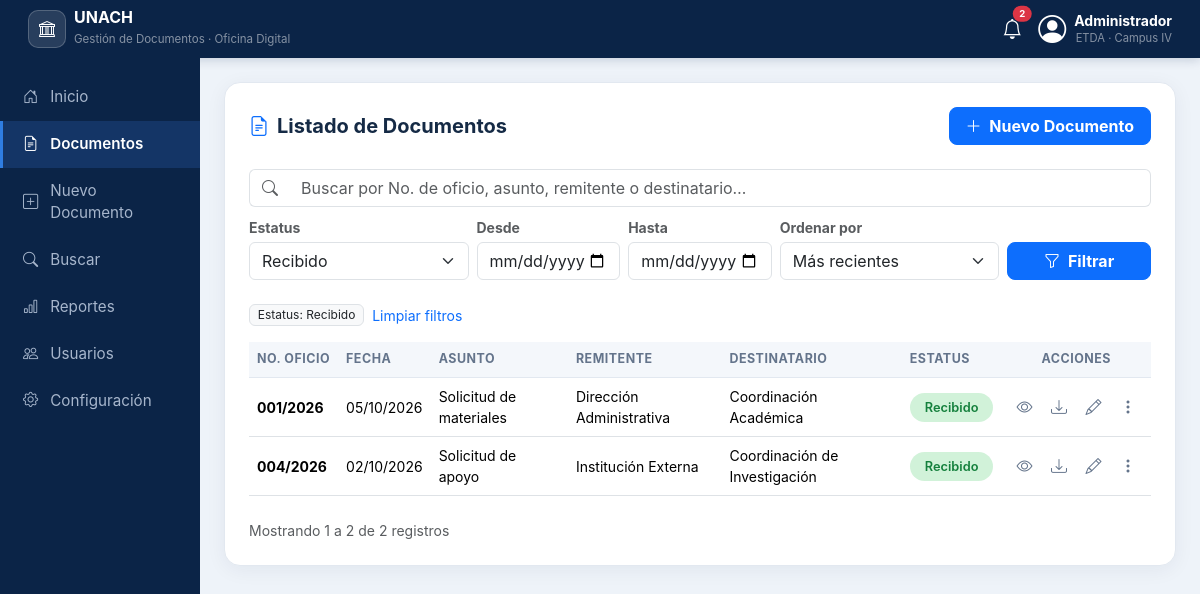
/index.php?vista=documentos&estatus=Recibido, run on the app's committed database.
### tables this page shows
CREATE TABLE IF NOT EXISTS documentos (
    id              INT AUTO_INCREMENT PRIMARY KEY,
    no_oficio       VARCHAR(50)   NOT NULL,
    fecha           DATE          NOT NULL,
    asunto          VARCHAR(255)  NOT NULL,
    remitente       VARCHAR(150)  NOT NULL,
    destinatario    VARCHAR(150)  NOT NULL,
    estatus         ENUM('Recibido','En proceso','Atendido') NOT NULL DEFAULT 'Recibido',
    archivo_pdf     VARCHAR(255)  NOT NULL,
    archivo_nombre  VARCHAR(255)  DEFAULT NULL,
    archivo_tam     INT           DEFAULT 0,
     
     
    archivo_datos   LONGBLOB      DEFAULT NULL,
    creado_en       TIMESTAMP     NOT NULL DEFAULT CURRENT_TIMESTAMP,
    actualizado_en  TIMESTAMP     NOT NULL DEFAULT CURRENT_TIMESTAMP ON UPDATE CURRENT_TIMESTAMP,

     
    INDEX idx_no_oficio    (no_oficio),
    INDEX idx_fecha        (fecha),
    INDEX idx_estatus      (estatus),
    INDEX idx_remitente    (remitente),
    INDEX idx_destinatario (destinatario),
    FULLTEXT KEY ft_busqueda (no_oficio, asunto, remitente, destinatario)
);

### index.php (called while the page is built, shortened)
<?php
require_once __DIR__ . '/includes/funciones.php';
require_once __DIR__ . '/includes/consultas.php';
$vistasDisponibles = [
    'inicio'        => 'inicio.php',
    'documentos'    => 'documentos.php',
    'nuevo'         => 'formulario.php',
    'editar'        => 'formulario.php',
    'buscar'        => 'buscar.php',
    'reportes'      => 'reportes.php',
    'usuarios'      => 'usuarios.php',
    'configuracion' => 'configuracion.php',
];
require __DIR__ . '/includes/header.php';
require __DIR__ . '/vistas/' . $vistasDisponibles[$vista];
require __DIR__ . '/includes/footer.php';

### includes/funciones.php (called while the page is built, shortened)
<?php
function e($texto): string
{
    return htmlspecialchars((string) $texto, ENT_QUOTES, 'UTF-8');
}
function claseEstatus(string $estatus): string
{
    switch ($estatus) {
        case 'En proceso': return 'status-proceso';
        case 'Atendido':   return 'status-atendido';
        default:           return 'status-recibido';
    }
}
function fechaLocal(?string $fecha): string
{
    $ts = strtotime($fecha);
    return $ts ? date('d/m/Y', $ts) : '—';
}
function estatusValidos(): array
{
    return ['Recibido', 'En proceso', 'Atendido'];
}

### includes/consultas.php (called while the page is built, shortened)
<?php
function filtrosDocumentos(array $f): array
{
    $condiciones = ['1=1'];
    $tipos   = '';
    $valores = [];
    if (!empty($f['estatus']) && $f['estatus'] !== 'Todos' && in_array($f['estatus'], estatusValidos(), true)) {
        $condiciones[] = 'estatus = ?';
        $tipos .= 's';
        $valores[] = $f['estatus'];
    }
    return [
        'sql'     => 'WHERE ' . implode(' AND ', $condiciones),
        'tipos'   => $tipos,
        'valores' => $valores,
    ];
}
function contarDocumentos(mysqli $conexion, array $filtros): int
{
    $w    = filtrosDocumentos($filtros);
    $stmt = $conexion->prepare("SELECT COUNT(*) AS total FROM documentos {$w['sql']}");
    if ($w['tipos'] !== '') $stmt->bind_param($w['tipos'], ...$w['valores']);
    $stmt->execute();
    $total = (int) $stmt->get_result()->fetch_assoc()['total'];
    return $total;
}
function listarDocumentos(mysqli $conexion, array $filtros, int $limite, int $desplazamiento, string $orden = 'fecha_desc'): array
{
    $ordenamientos = [
        'fecha_desc'  => 'fecha DESC, id DESC',
        'fecha_asc'   => 'fecha ASC, id ASC',
        'oficio_asc'  => 'no_oficio ASC',
        'oficio_desc' => 'no_oficio DESC',
        'estatus'     => 'estatus ASC, fecha DESC',
    ];
    $orderBy = $ordenamientos[$orden] ?? $ordenamientos['fecha_desc'];
    $w     = filtrosDocumentos($filtros);
    $sql   = "SELECT " . COLUMNAS_DOCUMENTO . " FROM documentos {$w['sql']}
              ORDER BY {$orderBy} LIMIT ? OFFSET ?";
    $tipos = $w['tipos'] . 'ii';
    $vals  = array_merge($w['valores'], [$limite, $desplazamiento]);
    $stmt = $conexion->prepare($sql);
    $stmt->bind_param($tipos, ...$vals);
    $stmt->execute();
    $filas = $stmt->get_result()->fetch_all(MYSQLI_ASSOC);
    return $filas;
}

### vistas/_tabla.php (the view, shortened to what this page needs)
<?php
$documentos = $documentos ?? [];
?>
<?php if (empty($documentos)): ?>
    <div class="text-center py-5">
        <i class="bi bi-inbox text-muted" style="font-size:3rem"></i>
        <p class="text-muted mt-3 mb-1">No se encontraron documentos con esos criterios.</p>
        <a href="index.php?vista=nuevo" class="btn btn-sm btn-primary rounded-3 mt-2">
            <i class="bi bi-plus-lg me-1"></i>Registrar uno nuevo
        </a>
    </div>
<?php else: ?>
    <div class="table-responsive d-none d-lg-block">
        <table class="table align-middle tabla-docs mb-0">
            <thead>
                <tr>
                    <th>No. Oficio</th>
                    <th>Fecha</th>
                    <th>Asunto</th>
                    <th>Remitente</th>
                    <th>Destinatario</th>
                    <th>Estatus</th>
                    <th class="text-center">Acciones</th>
                </tr>
            </thead>
            <tbody>
                <?php foreach ($documentos as $doc): ?>
                    <tr class="fila-doc">
                        <td class="small fw-bold"><?= e($doc['no_oficio']) ?></td>
                        <td class="small text-nowrap"><?= fechaLocal($doc['fecha']) ?></td>
                        <td class="small"><?= e($doc['asunto']) ?></td>
                        <td class="small"><?= e($doc['remitente']) ?></td>
                        <td class="small"><?= e($doc['destinatario']) ?></td>
                        <td>
                            <span class="badge-status <?= claseEstatus($doc['estatus']) ?>" id="estatus-<?= (int) $doc['id'] ?>">
                                <?= e($doc['estatus']) ?>
                            </span>
                        </td>
                        <td class="text-center text-nowrap">
                            <?php require __DIR__ . '/_acciones.php'; ?>
                        </td>
                    </tr>
                <?php endforeach; ?>
            </tbody>
        </table>
    </div>
<?php endif; ?>

### vistas/_acciones.php (shortened to what this page needs)
<button type="button" class="btn-accion ver-pdf"
        data-id="<?= (int) $doc['id'] ?>"
        data-oficio="<?= e($doc['no_oficio']) ?>"
        data-asunto="<?= e($doc['asunto']) ?>"
        title="Ver PDF sin salir de la página">
    <i class="bi bi-eye"></i>
</button>
<a href="descargar.php?id=<?= (int) $doc['id'] ?>" class="btn-accion d-inline-block" title="Descargar PDF">
    <i class="bi bi-download"></i>
</a>
<a href="index.php?vista=editar&id=<?= (int) $doc['id'] ?>" class="btn-accion d-inline-block" title="Editar documento">
    <i class="bi bi-pencil"></i>
</a>
<div class="dropdown d-inline-block">
    <button class="btn-accion" data-bs-toggle="dropdown" data-bs-boundary="viewport" aria-expanded="false" title="Más acciones">
        <i class="bi bi-three-dots-vertical"></i>
    </button>
</div>

### assets/css/estilos.css (style rules this page uses)
:root { --unach-dark: #0b2447; --unach-dark-2: #143566; --unach-primary: #2f7de1; --unach-primary-d:#1b5fbb; --bg-light: #eef3f9; --borde: #e2e8f0; --texto: #152a45; --texto-suave: #64748b; --radio: 16px; --sombra: 0 4px 20px rgba(21, 42, 69, .06); }
body { background-color: var(--bg-light); font-family: -apple-system, BlinkMacSystemFont, "Segoe UI", Roboto, Helvetica, Arial, sans-serif; color: var(--texto); padding-bottom: 78px; }
@media (min-width: 992px) { body { padding-bottom: 0; } }
.badge-status { padding: 5px 15px; border-radius: 999px; font-weight: 600; font-size: .8rem; display: inline-block; white-space: nowrap; }
.status-recibido { background-color:#d1f2d9; color:#15803d; }
.tabla-docs thead th { background: #f4f7fb; color: var(--texto-suave); font-size: .78rem; text-transform: uppercase; letter-spacing: .04em; font-weight: 700; border-bottom: 1px solid var(--borde); white-space: nowrap; }
.tabla-docs tbody tr { transition: background-color .12s ease; }
.tabla-docs .btn-accion { color: var(--texto-suave); border: none; background: transparent; padding: 5px 7px; border-radius: 8px; line-height: 1; }

### data on the page
documentos: no_oficio "001/2026", fecha "05/10/2026", asunto "Solicitud de materiales", remitente "Dirección Administrativa", destinatario "Coordinación Académica", estatus "Recibido"
documentos: no_oficio "004/2026", fecha "02/10/2026", asunto "Solicitud de apoyo", remitente "Institución Externa", destinatario "Coordinación de Investigación", estatus "Recibido"

### other printed values
$pendientes "2"
$etiqueta "Inicio"
$etiqueta "Documentos"
$etiqueta "Nuevo Documento"
$etiqueta "Buscar"
$etiqueta "Reportes"
$etiqueta "Usuarios"
$etiqueta "Configuración"
$texto "Estatus: Recibido"
$primero "1"
$ultimo "2"
$total "2"
form field estatus "Recibido"
